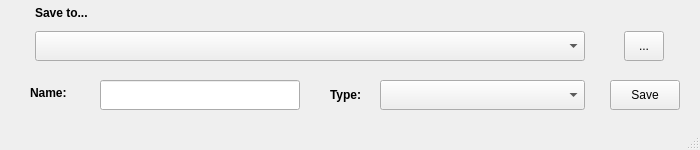
<?xml version="1.0" encoding="UTF-8"?>
<ui version="4.0">
 <class>SaveFile</class>
 <widget class="QMainWindow" name="SaveFile">
  <property name="geometry">
   <rect>
    <x>0</x>
    <y>0</y>
    <width>700</width>
    <height>150</height>
   </rect>
  </property>
  <property name="sizePolicy">
   <sizepolicy hsizetype="Preferred" vsizetype="Preferred">
    <horstretch>0</horstretch>
    <verstretch>0</verstretch>
   </sizepolicy>
  </property>
  <property name="minimumSize">
   <size>
    <width>700</width>
    <height>150</height>
   </size>
  </property>
  <property name="maximumSize">
   <size>
    <width>700</width>
    <height>150</height>
   </size>
  </property>
  <property name="windowTitle">
   <string>MainWindow</string>
  </property>
  <widget class="QWidget" name="centralwidget">
   <widget class="QPushButton" name="saveButton">
    <property name="geometry">
     <rect>
      <x>610</x>
      <y>80</y>
      <width>70</width>
      <height>30</height>
     </rect>
    </property>
    <property name="minimumSize">
     <size>
      <width>70</width>
      <height>30</height>
     </size>
    </property>
    <property name="maximumSize">
     <size>
      <width>70</width>
      <height>30</height>
     </size>
    </property>
    <property name="text">
     <string>Save</string>
    </property>
   </widget>
   <widget class="QComboBox" name="selectType">
    <property name="geometry">
     <rect>
      <x>380</x>
      <y>80</y>
      <width>205</width>
      <height>30</height>
     </rect>
    </property>
    <property name="minimumSize">
     <size>
      <width>205</width>
      <height>30</height>
     </size>
    </property>
    <property name="maximumSize">
     <size>
      <width>205</width>
      <height>30</height>
     </size>
    </property>
    <property name="currentIndex">
     <number>-1</number>
    </property>
   </widget>
   <widget class="QLabel" name="label_2">
    <property name="geometry">
     <rect>
      <x>330</x>
      <y>80</y>
      <width>91</width>
      <height>30</height>
     </rect>
    </property>
    <property name="sizePolicy">
     <sizepolicy hsizetype="Preferred" vsizetype="Preferred">
      <horstretch>80</horstretch>
      <verstretch>30</verstretch>
     </sizepolicy>
    </property>
    <property name="minimumSize">
     <size>
      <width>80</width>
      <height>30</height>
     </size>
    </property>
    <property name="font">
     <font>
      <weight>75</weight>
      <bold>true</bold>
     </font>
    </property>
    <property name="text">
     <string>Type:</string>
    </property>
   </widget>
   <widget class="QWidget" name="layoutWidget">
    <property name="geometry">
     <rect>
      <x>0</x>
      <y>0</y>
      <width>701</width>
      <height>61</height>
     </rect>
    </property>
    <layout class="QGridLayout" name="gridLayout" rowstretch="1,1" columnstretch="5,1">
     <property name="horizontalSpacing">
      <number>4</number>
     </property>
     <item row="1" column="0">
      <widget class="QComboBox" name="selectDirector">
       <property name="minimumSize">
        <size>
         <width>550</width>
         <height>30</height>
        </size>
       </property>
       <property name="maximumSize">
        <size>
         <width>550</width>
         <height>30</height>
        </size>
       </property>
      </widget>
     </item>
     <item row="0" column="0">
      <widget class="QLabel" name="label">
       <property name="font">
        <font>
         <weight>75</weight>
         <bold>true</bold>
        </font>
       </property>
       <property name="text">
        <string>Save to...</string>
       </property>
      </widget>
     </item>
     <item row="1" column="1">
      <widget class="QToolButton" name="showDirector">
       <property name="minimumSize">
        <size>
         <width>40</width>
         <height>30</height>
        </size>
       </property>
       <property name="maximumSize">
        <size>
         <width>40</width>
         <height>30</height>
        </size>
       </property>
       <property name="text">
        <string>...</string>
       </property>
      </widget>
     </item>
    </layout>
   </widget>
   <widget class="QLabel" name="label_3">
    <property name="geometry">
     <rect>
      <x>30</x>
      <y>80</y>
      <width>100</width>
      <height>25</height>
     </rect>
    </property>
    <property name="font">
     <font>
      <weight>75</weight>
      <bold>true</bold>
     </font>
    </property>
    <property name="text">
     <string>Name:</string>
    </property>
   </widget>
   <widget class="QLineEdit" name="fileName">
    <property name="geometry">
     <rect>
      <x>100</x>
      <y>80</y>
      <width>200</width>
      <height>30</height>
     </rect>
    </property>
   </widget>
  </widget>
  <widget class="QMenuBar" name="menubar">
   <property name="geometry">
    <rect>
     <x>0</x>
     <y>0</y>
     <width>700</width>
     <height>17</height>
    </rect>
   </property>
  </widget>
  <widget class="QStatusBar" name="statusbar"/>
 </widget>
 <resources/>
 <connections/>
</ui>
